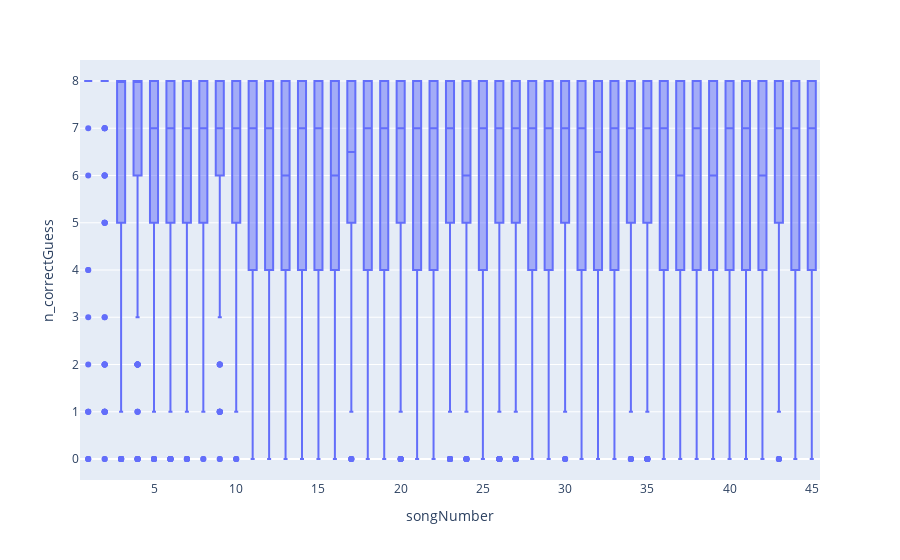

Here is the notebook cell this chart was saved with:
### Code cell
px.box(X, x='songNumber', y='n_correctGuess')

### Figure 1 — Plotly figure (JSON) as saved in the notebook; plotly's stock layout.template omitted (floating-point values rounded to 4 significant figures; data arrays with more than 128 entries replaced by an {"elided": "..."} marker saying what was removed)
{"data": [{"alignmentgroup": "True", "hovertemplate": "songNumber=%{x}<br>n_correctGuess=%{y}<extra></extra>", "legendgroup": "", "marker": {"color": "#636efa"}, "name": "", "notched": false, "offsetgroup": "", "orientation": "v", "showlegend": false, "type": "box", "x": {"elided": "6390 int values"}, "x0": " ", "xaxis": "x", "y": {"elided": "6390 int values"}, "y0": " ", "yaxis": "y"}], "layout": {"autosize": true, "boxmode": "group", "legend": {"tracegroupgap": 0}, "margin": {"t": 60}, "xaxis": {"anchor": "y", "autorange": true, "domain": [0, 1], "range": [0.5, 45.5], "title": {"text": "songNumber"}, "type": "linear"}, "yaxis": {"anchor": "x", "autorange": true, "domain": [0, 1], "range": [-0.4444, 8.444], "title": {"text": "n_correctGuess"}, "type": "linear"}}}
